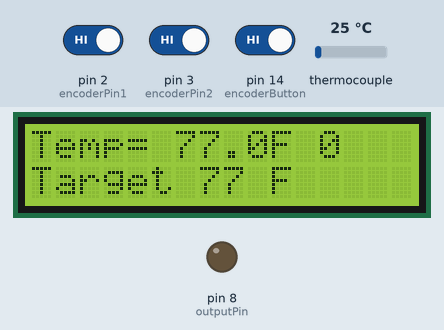
Recording of a sketch running on a simulated Arduino Uno, built with avr-gcc and run on an emulated ATmega328P. Parts: 16×2 character LCD, output pins drawn as LEDs (lit = HIGH). The test bench sets the inputs (shaded band); at power-on: thermocouple 25 °C, pin 2 (encoderPin1) HIGH, pin 3 (encoderPin2) HIGH, pin 14 (encoderButton) HIGH. What the sketch prints to the serial monitor is not drawn.

Above: at 3.2 s.
3.3 s: thermocouple set to 6 °C
At 4.8 s:
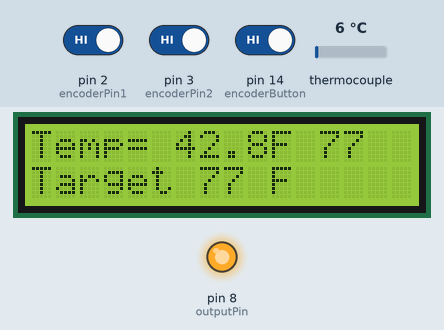
6.3 s: pin 2 (encoderPin1) driven LOW
At 9.1 s:
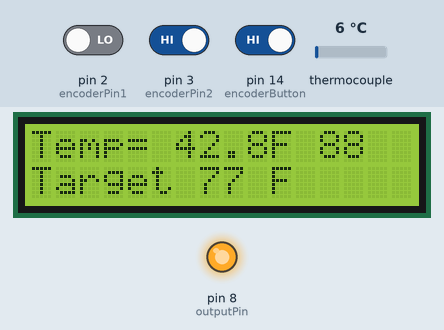
9.3 s: thermocouple set to 75 °C
At 10.5 s:
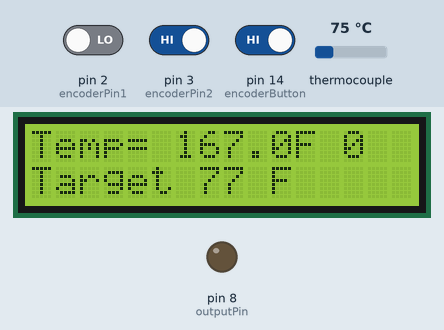
12.3 s: thermocouple set to 4 °C
At 13.7 s:
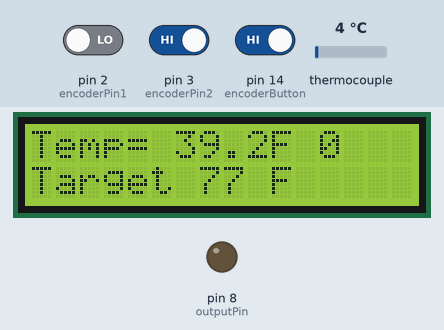
15.3 s: pin 3 (encoderPin2) driven LOW
At 17.0 s:
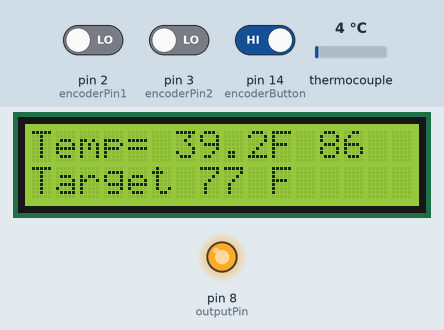
18.3 s: pin 2 (encoderPin1) driven HIGH
At 20.8 s:
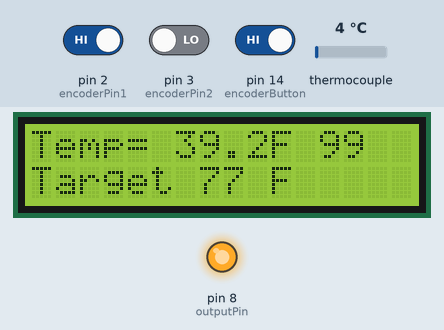
Timing chart, 0 to 23.7 s (numbered marks = the images above; inputs shaded):
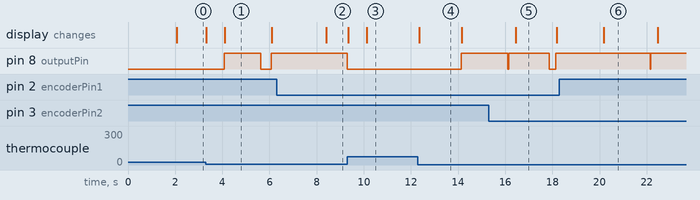

The sketch:

Firmware_2_1.ino
```cpp
/*
  Firmware for the Aircraft covering Iron version 2.0
  Last Edited 4-21-2018
  Firmware Version 2.1
  Author: Tyler Doupe
*/

//Import Libraries

#include <SPI.h>
#include <Wire.h>
#include <EEPROM.h>
#include <Adafruit_MAX31855.h>
#include <LiquidCrystal.h>

//These 3 variables are the pins the thermocouple reader is connected to
#define MAXDO   12
#define MAXCS   11
#define MAXCLK  13
Adafruit_MAX31855 thermocouple(MAXCLK, MAXCS, MAXDO);

LiquidCrystal lcd(9, A1, 10, A2, A3, A4, A5, 7, 6, 5, 4);

volatile int lastEncoded = 0;
volatile long encoderValue = 0;

long lastencoderValue = 0;
boolean encoderIncreased;
boolean encoderDecreased;
int lastMSB = 0;
int lastLSB = 0;


int mode = 1; //The current selction mode ex. temp or gain set
boolean gainSet; //If true we are in gainset mode, if false we are in temp set mode
long buttonPushed = 0; //A counter for how long the button has been held for in milliseconds
boolean buttonHeld = false; //Is the button currently being held?
double targetTemp; //The temperature we want the iron to be, obviously
double Kp = 2.12; // Proportional Gain
double Ki = 0.0031; //Integral Gain
double Kd = 0.015; //Derivative Gain
double Tadjust = 0.06; //Temperature adjustment factor
int tempRange = 400; //Max temprature that can be reached in free temp mode
double x = 0; //The current error, that is, actual temperature minus target temperature
double x1 = 0; //The error at the last time step, used for approximating the derivative
unsigned long lastTime = 0; //The time of the previous timestep in milliseconds
unsigned long T = 0; //The current time in milliseconds
double dt; //The width of one timestep used by the PID controller
double y = 0; //The duty cycle to be passed to the relay. 0-100
//double rawY; //The raw duty cycle, can be over or lower than 100%
double I; //Integral of error
double preset1 = 225;
double preset2 = 250;
double preset3 = 350;
int cycle = 2000; //The period of the PWM cycle in milliseconds
unsigned long Tstart = 0; //The time that a cycle started
boolean calc = true; //Recalculate duty cycle required?

int encoderPin1 = 2; //these pins can not be changed 2/3 are special pins
int encoderPin2 = 3;
int encoderButton = 14;
int outputPin = 8; //The pin that outputs a signal to the relay
int disp = 0;
double temp;
int count = 0; //General use counter
boolean higher = false;
boolean error = false;

void setup()
{
  Serial.begin(9600);
  // set up the LCD's number of columns and rows:
  lcd.begin(16, 2);
  // Print a message to the LCD.
  lcd.print("Starting..."); //The message the iron controller displays when starting
  lcd.setCursor(0, 1);
  lcd.print("Firmware V 2.1");

  pinMode(encoderPin1, INPUT);
  pinMode(encoderPin2, INPUT);
  pinMode(encoderButton, INPUT);
  pinMode(outputPin, OUTPUT);


  digitalWrite(encoderPin1, HIGH); //turn pullup resistor on
  digitalWrite(encoderPin2, HIGH); //turn pullup resistor on

  digitalWrite(encoderButton, HIGH); //turn pullup resistor on


  //call updateEncoder() when any high/low changed seen
  //on interrupt 0 (pin 2), or interrupt 1 (pin 3)
  attachInterrupt(0, updateEncoder, CHANGE);
  attachInterrupt(1, updateEncoder, CHANGE);

  //Retrieve settings from EEPROM
  EEPROM.get(64, Kp);
  EEPROM.get(128, Ki);
  EEPROM.get(192, Kd);
  EEPROM.get(255, Tadjust);
  EEPROM.get(320, preset1);
  EEPROM.get(384, preset2);
  EEPROM.get(448, preset3);
  //If there are no values stored in EEPROM use the default values
  if (isnan(Kp))
  {
    Kp = 2.00;
  }
  if (isnan(Ki))
  {
    Ki = 0.0025;
  }
  if (isnan(Kd))
  {
    Kd = 0.100;
  }
  if (isnan(Tadjust))
  {
    Tadjust = 0.0;
  }
  if (isnan(preset1))
  {
    preset1 = 225;
  }
  if (isnan(preset2))
  {
    preset2 = 250;
  }
  if (isnan(preset3))
  {
    preset3 = 350;
  }

  temp = thermocouple.readFarenheit(); //Read the iron temperature
  temp = temp - Tadjust * temp; //Adjusted temperature, approximates surface temp
  if (!isnan(temp))
  {
    targetTemp = temp;
  }
  delay(2000);
}

void loop()
{
  temp = thermocouple.readFarenheit(); //Read the iron temperature
  temp = temp - Tadjust * temp; //Adjusted temperature, approximates surface temp
  if (isnan(temp))
  {
    temp = targetTemp;
    error = true;
  }

  if (temp >= 380)
  {
    error = true;
  }

  //The actual PID algorithm
  x1 = x; //x1 = the error one timestep ago
  x = targetTemp - temp; //Calculate the current error
  lastTime = T;
  T = millis(); //The current time in milliseconds
  dt = T - lastTime; //The length of one timestep. (maybe doesn't need to be calculated every time?)
  I += x; //The integral of error since the program started. A future version may change this to only taking the integral over the last few seconds

  if ( higher && temp <= targetTemp - 3 )
  {
    I = 0;
    higher = !higher;
  }
  if ( !higher && temp >= targetTemp + 3)
  {
    I = 0;
    higher = !higher;
  }

  if (calc)
  {
    y = Kd * ((x - x1) / dt) + Kp * x + Ki * I; //This is the actual control algorithm, the heart of the program


    //rawY = y;
    if (temp < 100)
    {
      y = constrain(y, 0, 100); //If y is outside the possible range of values, limit to between 0 and 100% duty cycle
    }
    if (temp >= 100 && temp < 200)
    {
      y = constrain(y, 0, 50);
    }
    if (temp >= 200)
    {
      y = constrain(y, 0, 30);
    }


    //Turn on voltage to the relay for y percent of the cycle (PWM)
    //PWM must have a low frequency because the solid state relay this program was designed for takes ~8 ms to respond
    if (isnan(y))
    {
      y = 0;
    }

    Tstart = T;
    if (y > 1)
    {
      digitalWrite(outputPin, HIGH);
    }
    calc = false;
  }
  else
  {
    if (T >= Tstart + cycle * (y / 100) || temp > targetTemp)
    {
      digitalWrite(outputPin, 0);
    }
    if (T >= Tstart + cycle)
    {
      calc = true;
    }
  }

  //If there is no error, activate the relay
  /*
    if (!error)
    {
    digitalWrite(outputPin, HIGH);
    }
    delay(y/100*cycle);
    if (y < 100)
    {
    digitalWrite(outputPin, 0);
    delay((100 - y)/100*cycle);
    }
    else
    {
    digitalWrite(outputPin, 0);
    }
  */

  readEncoderButton();

  if (!gainSet)
  {
    switch (mode)
    {
      case 2:
        targetTemp = preset1;
        break;
      case 3:
        targetTemp = preset2;
        break;
      case 4:
        targetTemp = preset3;
        break;
    }
  }

  //Refresh the LCD every nth loop (currently every loop)
  if (disp == 1)
  {
    refreshScreen();
    disp = 0;
  }
  ++disp;
  error = false;
  Serial.println(temp);
}
```

readEncoder.ino
```cpp
void readEncoderButton()
{
  if (!digitalRead(encoderButton))
  {

    mode++;
    if (gainSet)
    {
      if (mode > 7)
      {
        mode = 1;
      }
    }
    else if (mode > 4)
    {
      mode = 1;
    }
    while (!digitalRead(encoderButton))
    {
      delay(100);
      count++;
      if (count >= 30)
      {
        gainSet = !gainSet;
        if (!gainSet)
        {
          lcd.clear();
          lcd.print("Settings Saved");
          delay(1000);
          EEPROM.put(64, Kp);
          EEPROM.put(128, Ki);
          EEPROM.put(192, Kd);
          EEPROM.put(255, Tadjust);
          EEPROM.put(320, preset1);
          EEPROM.put(384, preset2);
          EEPROM.put(448, preset3);
        }
        count = 0;
        refreshScreen();
      }
    }
    count = 0;
    I = 0;
  }
}


void updateEncoder()
{
  int MSB = digitalRead(encoderPin2); //MSB, most significant bit
  int LSB = digitalRead(encoderPin1); //LSB = least significant bit

  int encoded = (MSB << 1) | LSB; //converting the 2 pin value to single number
  int sum  = (lastEncoded << 2) | encoded; //adding it to the previous encoded value

  if (sum == 0b1101 || sum == 0b0100 || sum == 0b0010 || sum == 0b1011)
  {
    encoderValue --;

    switch (gainSet)
    {
      case true:
        switch (mode)
        {
          case 1:
            Kp -= 0.0025;
            break;
          case 2:
            Ki -= 0.0000025;
            break;
          case 3:
            Kd -= 0.00025;
            break;
          case 4:
            Tadjust -= 0.000025;
            break;
          case 5:
            preset1 -= 0.25;
            break;
          case 6:
            preset2 -= 0.25;
            break;
          case 7:
            preset3 -= 0.25;
            break;
        }
        break;
      case false:
        if (mode == 1)
        {
          targetTemp -= 0.25;
          I = 0;
        }
        break;
    }
  }

  if (sum == 0b1110 || sum == 0b0111 || sum == 0b0001 || sum == 0b1000) {
    encoderValue ++;

    switch (gainSet)
    {
      case true:
        switch (mode)
        {
          case 1:
            Kp += 0.0025;
            break;
          case 2:
            Ki += 0.0000025;
            break;
          case 3:
            Kd += 0.00025;
            break;
          case 4:
            Tadjust += 0.000025;
            break;
          case 5:
            preset1 += 0.25;
            break;
          case 6:
            preset2 += 0.25;
            break;
          case 7:
            preset3 += 0.25;
            break;
        }
        break;
      case false:
        targetTemp += 0.25;
        I = 0;
        break;
    }
  }

  lastEncoded = encoded; //store this value for next time

}
```

refreshScreen.ino
```cpp
void refreshScreen()
{
  // Always print the current surface temp and power level on the first line
  lcd.clear();
  lcd.setCursor(0, 0);
  lcd.print("Temp= ");
  lcd.print(temp, 1);
  lcd.print("F ");
  lcd.print(y, 0);

  if (isnan(temp))
  {
    lcd.setCursor(0, 0);
    lcd.print("T/C Problem");
  }

  lcd.setCursor(0, 1); //Set the cursor to the second line

  if (gainSet)
  {
    switch (mode)
    {
      case 1:
        lcd.print("P = ");
        lcd.print(Kp, 3);
        //Editing P gain
        break;
      case 2:
        lcd.print("I = ");
        lcd.print(Ki, 5);
        //Editing I gain
        break;
      case 3:
        lcd.print("D = ");
        lcd.print(Kd, 3);
        //Editing D gain
        break;
      case 4:
        lcd.print("T. cor. =");
        lcd.print(Tadjust, 6);
        //Editing Temp Correction factor
        break;
      case 5:
        lcd.print("Preset1=");
        lcd.print(preset1, 0);
        //Editing preset temp 1
        break;
      case 6:
        lcd.print("Preset2=");
        lcd.print(preset2, 0);
        //Editing preset temp 2
        break;
      case 7:
        lcd.print("Preset3=");
        lcd.print(preset3, 0);
        //Editing preset temp 3
        break;
    }
  }
  else
  {
    lcd.print("Target ");
    lcd.print(targetTemp, 0);
    lcd.print(" F");
  }
}
```

Measured:
- after the input at 3.3 s, pin 8 (outputPin): LOW → HIGH after 0.78 s, → LOW 1.6 s later, → HIGH 0.46 s later; the display: first changes at once (image 1 shows a later state)
- after the input at 6.3 s, the display: changes after 2.1 s (image 2)
- after the input at 9.3 s, the display: first changes at once (image 3 shows a later state)
- after the input at 12.3 s, pin 8 (outputPin): LOW → HIGH after 1.8 s; the display: changes at once (image 4)
- after the input at 18.3 s, pin 8 (outputPin): HIGH → LOW after 3.8 s, → HIGH 0.02 s later; the display: changes after 1.9 s (image 6)
- what the display in image 1 shows lasts 2.0 s, from 4.1 s to 6.1 s
- what the display in image 4 shows lasts 1.9 s, from 12.3 s to 14.2 s
